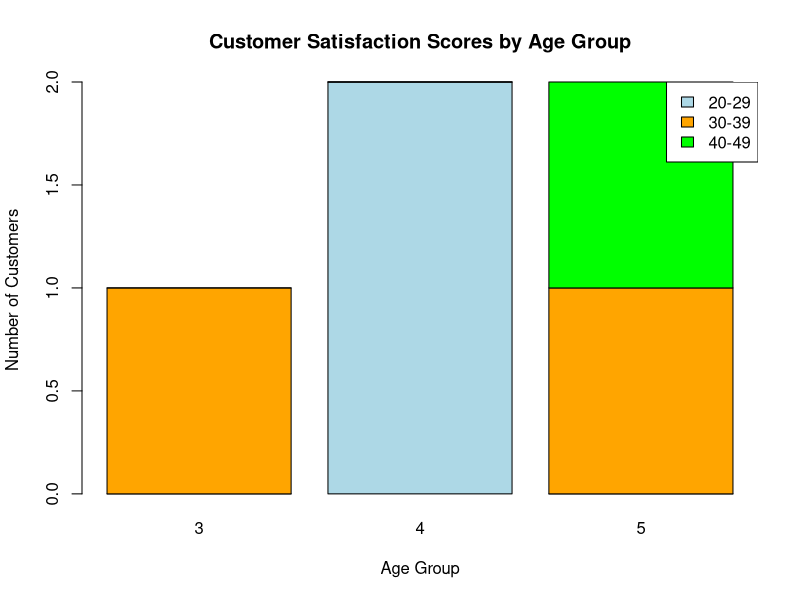

This chart was generated by the following R code:
# Dataset
age <- c(25, 30, 35, 28, 40)
score <- c(4, 5, 3, 4, 5)

# Age groups
age_group <- cut(age,
                 breaks = c(20, 30, 40, 50),
                 labels = c("20-29", "30-39", "40-49"),
                 right = FALSE)

# Create table
data <- table(age_group, score)

# Stacked bar chart
barplot(data,
        beside = FALSE,
        col = c("lightblue", "orange", "green"),
        main = "Customer Satisfaction Scores by Age Group",
        xlab = "Age Group",
        ylab = "Number of Customers")

legend("topright",
       legend = rownames(data),
       fill = c("lightblue", "orange", "green"))
